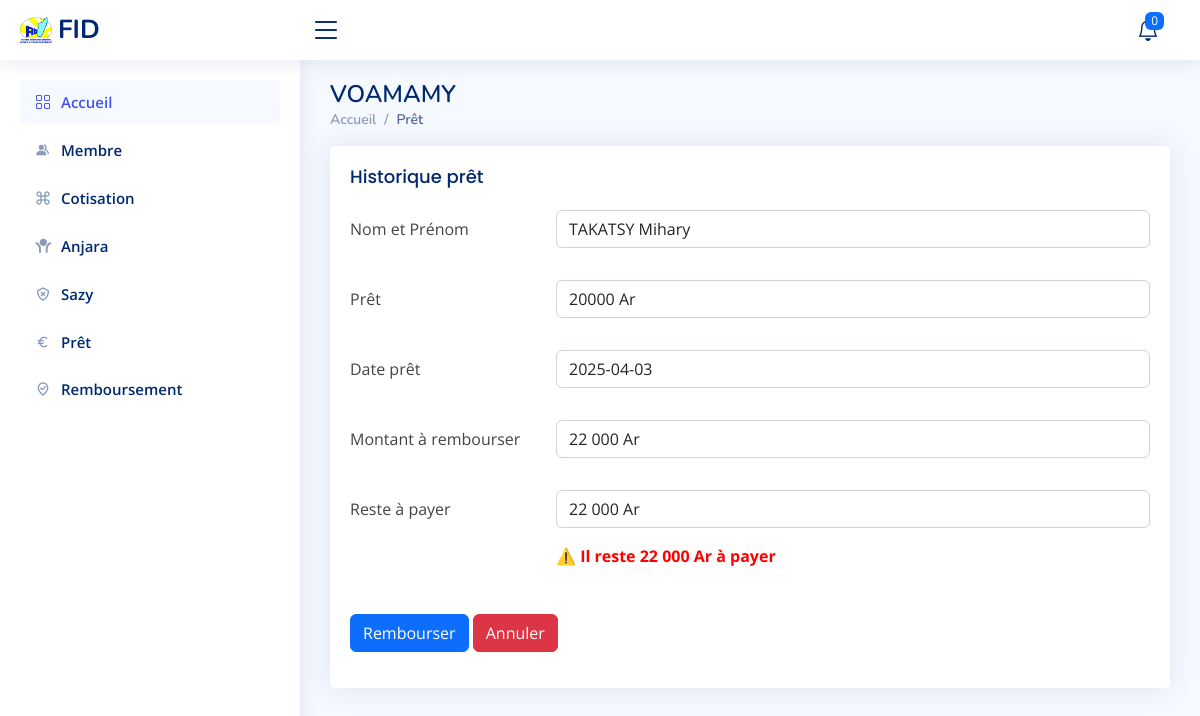
Page /index.php/vm_controller/pret/historique/23 on the committed database.
### tables this page shows
CREATE TABLE `pret` (
  `ID_pret` int(10) NOT NULL,
  `ID_membre` int(10) NOT NULL,
  `Montant` double NOT NULL,
  `Date_pret` date NOT NULL,
  `Statut` varchar(25) NOT NULL DEFAULT 'encours',
  `lu` tinyint(1) DEFAULT 0
);

CREATE TABLE `membre` (
  `ID_membre` int(10) NOT NULL,
  `Nom` varchar(50) NOT NULL,
  `Prenom` varchar(50) NOT NULL
);

### application/controllers/vm_controller.php (called while the page is built, shortened)
<?php
class vm_controller extends CI_Controller {
    public function __construct() {
        $this->load->model('vm_model');
        $this->load->library(['form_validation', 'session']);
        $this->load->helper(['url', 'form']);
    }
public function pret($action = null, $ID_pret = null){
        $this->load->model('vm_model');
        $data = [];
    if ($action === 'historique' && !empty($ID_pret)) {
        $data['pret'] = $this->vm_model->get_pret($ID_pret);
        $data['membre'] = $this->vm_model->pret();
        $data['montantrembourser'] = $this->vm_model->get_montant_a_rembourser($ID_pret);
        $data['reste'] = $this->vm_model->get_reste_a_payer($ID_pret);
        $this->load->view('historique_pret_view', $data);
        return;
    }
        $data['membre'] = $this->vm_model->membre();
        $data['pret'] = $this->vm_model->pret();
        $data['reste'] = $this->vm_model->get_reste_a_payer($ID_pret);
        $data['montantrembourser'] = $this->vm_model->get_montant_a_rembourser($ID_pret);
        $data['totalrembourser'] = $this->vm_model->get_total_rembourser($ID_pret);
        $data['prets_en_retard'] = $this->prets_en_retard();
        $data['count_prets_en_retard'] = count($data['prets_en_retard']);
        $this->load->view('pret_view', $data);
}
}

### index.php (called while the page is built, shortened)
<?php
require_once BASEPATH.'core/CodeIgniter.php';

### application/models/vm_model.php (called while the page is built, shortened)
<?php
class Vm_model extends CI_Model {
    public function get_pret($ID_pret) {
        $query = $this->db->query("SELECT * FROM membre, pret WHERE membre.ID_membre= pret.ID_membre and pret.ID_pret = '$ID_pret' ");
        return $query->row();
    }
    public function get_reste_a_payer($ID_pret, $taux = 10, $mois = 1)
    {
        $pret = $this->db->get_where('pret', ['ID_pret' => $ID_pret])->row();
        $total_a_rembourser = $pret->Montant + ($pret->Montant * ($taux / 100) * $mois);
        $this->db->select_sum('Montant');
        $this->db->where('ID_pret', $ID_pret);
        $total_rembourse = $this->db->get('remboursement')->row()->Montant ?? 0;
        return $total_a_rembourser - $total_rembourse;
    }
}
?>

### application/views/historique_pret_view.php (the view, shortened to what this page needs)
  <main id="main" class="main">
<div class="pagetitle">
<h1>VOAMAMY</h1>
  <nav>
    <ol class="breadcrumb">
      <li class="breadcrumb-item"><a href="<?php echo base_url().'index.php/vm_controller/index'; ?>">Accueil</a></li>
      <li class="breadcrumb-item active">Prêt</li>
    </ol>
  </nav>
</div>
<section class="section">
      <div class="card">
        <div class="card-body">
          <h5 class="card-title">Historique prêt</h5>
          <form id="form" class="form-material" method="POST" action="<?php echo base_url().'index.php/vm_controller/remboursement'; ?>">
          <div class="row mb-3">
                      <label for="fullName" class="col-md-4 col-lg-3 col-form-label">Nom et Prénom</label>
                      <div class="col-md-8 col-lg-9">
                        <p name="fullName" type="text" class="form-control" id="fullName" value=""> <?= $pret->Nom.' '.$pret->Prenom ?> </p>
                      </div>
                    </div>
                    <div class="row mb-3">
                      <label for="Job" class="col-md-4 col-lg-3 col-form-label">Prêt</label>
                      <div class="col-md-8 col-lg-9">
                      <p name="fullName" type="text" class="form-control" id="fullName" value=""> <?= $pret->Montant ?> Ar</p>
                      </div>
                    </div>
                    <div class="row mb-3">
                      <label for="Address" class="col-md-4 col-lg-3 col-form-label">Date prêt</label>
                      <div class="col-md-8 col-lg-9">
                      <p name="fullName" type="text" class="form-control" id="fullName" value=""> <?= $pret->Date_pret ?> </p>
                      </div>
                    </div>
                    <div class="row mb-3">
                      <label for="Phone" class="col-md-4 col-lg-3 col-form-label">Montant à rembourser</label>
                      <div class="col-md-8 col-lg-9">
                      <p name="fullName" type="text" class="form-control" id="fullName" value=""> <?= number_format($montantrembourser, 0, ',', ' ') ?> Ar</p>
                      </div>
                    </div>
                    <div class="row mb-3">
                      <label for="Email" class="col-md-4 col-lg-3 col-form-label">Reste à payer</label>
                      <div class="col-md-8 col-lg-9">
                      <p name="fullName" type="text" class="form-control" id="fullName" value=""> <?= number_format($reste, 0, ',', ' ') ?> Ar </p>
                      <?php if ($reste <= 0): ?>
                            <p style="color: green;"><strong>✅ Prêt remboursé</strong></p>
                        <?php else: ?>
                            <p style="color: red;"><strong>⚠️ Il reste <?= number_format($reste, 0, ',', ' ') ?> Ar à payer</strong></p>
                        <?php endif; ?>
                      </div>
                    </div>
                    <div class="row mb-3">
                        <label class="col-sm-2 col-form-label"></label>
                        <div class="col-sm-12">
                        <button type="submit" id="submit"  name="submit" class="btn btn-primary">Rembourser</button>
                        <a href="<?php echo base_url().'index.php/vm_controller/pret'; ?>" class="btn btn-danger">Annuler</a>
                        </div>
                    </div>
          </form>
        </div>
      </div>
</section>
</main>

### assets/css/style.css (style rules this page uses)
:root { scroll-behavior: smooth; }
a { color: #4154f1; text-decoration: none; }
h1, h2, h3, h4, h5, h6 { font-family: "Nunito", sans-serif; }
#main { margin-top: 60px; padding: 20px 30px; transition: all 0.3s; }
.pagetitle { margin-bottom: 10px; }
.pagetitle h1 { font-size: 24px; margin-bottom: 0; font-weight: 600; color: #012970; }
.card { margin-bottom: 30px; border: none; border-radius: 5px; box-shadow: 0px 0 30px rgba(1, 41, 112, 0.1); }
.card-title { padding: 20px 0 15px 0; font-size: 18px; font-weight: 500; color: #012970; font-family: "Poppins", sans-serif; }
.card-body { padding: 0 20px 20px 20px; }
.breadcrumb { font-size: 14px; font-family: "Nunito", sans-serif; color: #899bbd; font-weight: 600; }
.breadcrumb a { color: #899bbd; transition: 0.3s; }
.breadcrumb .breadcrumb-item::before { color: #899bbd; }
.breadcrumb .active { color: #51678f; font-weight: 600; }
@media (min-width: 1200px) { #main, #footer { margin-left: 300px; } }

### rows in the picture
pret: ID_membre.Nom "TAKATSY", ID_membre.Prenom "Mihary", Montant "20000", Date_pret "2025-04-03"

### other values in the picture
$montantrembourser "22 000"
$reste "22 000"
